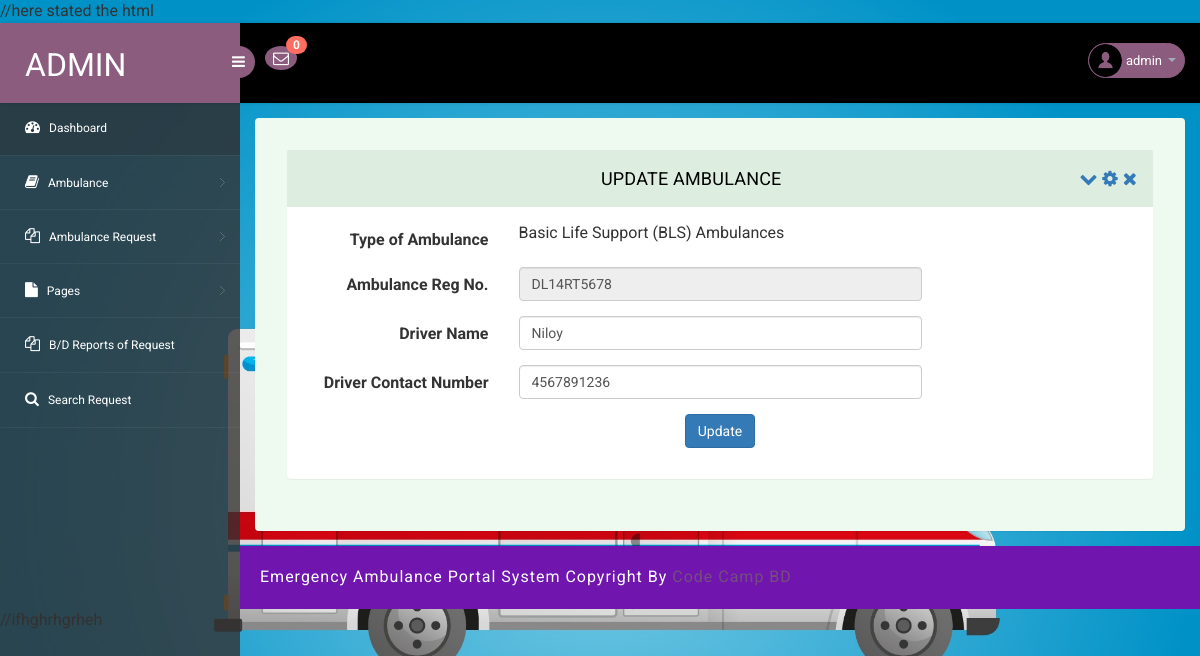
Screenshot of /admin/edit-ambulance.php?editid=1 (signed in) with the database file from the repository.
### tables this page shows
CREATE TABLE `tblambulance` (
  `ID` int(11) NOT NULL,
  `AmbulanceType` varchar(250) DEFAULT NULL,
  `AmbRegNum` varchar(250) DEFAULT NULL,
  `DriverName` varchar(250) DEFAULT NULL,
  `DriverContactNumber` bigint(20) DEFAULT NULL,
  `CreationDate` timestamp NULL DEFAULT current_timestamp(),
  `Status` varchar(250) DEFAULT NULL,
  `UpdationDate` timestamp NULL DEFAULT NULL ON UPDATE current_timestamp()
);

### admin/edit-ambulance.php (the view, shortened to what this page needs)
<?php
include('includes/dbconnection.php');
if (strlen($_SESSION['eahpaid']==0)) {
  header('location:logout.php');
  } else{
  ?>
<!DOCTYPE html>
<head>
<link rel="stylesheet" href="css/bootstrap.min.css" >
<link href="css/style.css" rel='stylesheet' type='text/css' />
<link href="css/style-responsive.css" rel="stylesheet"/>
<link rel="stylesheet" href="css/font.css" type="text/css"/>
<link href="css/font-awesome.css" rel="stylesheet">
</head>
<body>
<section id="container">
<?php include_once('includes/header.php');?>
<?php include_once('includes/sidebar.php');?>
<section id="main-content">
	<section class="wrapper">
		<div class="form-w3layouts">
            <div class="row">
                <div class="col-lg-12">
                    <section class="panel">
                        <header class="panel-heading">
                            Update Ambulance
                            <span class="tools pull-right">
                                <a class="fa fa-chevron-down" href="javascript:;"></a>
                                <a class="fa fa-cog" href="javascript:;"></a>
                                <a class="fa fa-times" href="javascript:;"></a>
                             </span>
                        </header>
                        <div class="panel-body">
                            <div class="form">
                                <form class="cmxform form-horizontal " method="post" action="">
                                    <?php
 $cid=$_GET['editid'];
$ret=mysqli_query($con,"select * from tblambulance where ID='$cid'");
while ($row=mysqli_fetch_array($ret)) {
?>
                                    <div class="form-group ">
                                        <label for="adminname" class="control-label col-lg-3">Type of Ambulance</label>
                                        <div class="col-lg-6">
                                             <?php   $atype=$row['AmbulanceType'];
                 if($atype=="1"){ ?>
                  <p>Basic Life Support (BLS) Ambulances</p>
                <?php } elseif($atype=="2"){ ?>
                  <p>Advanced Life Support (ALS) Ambulances</p>
                <?php } elseif($atype=="3"){ ?>
                   <p>Non-Emergency Patient Transport Ambulances</p>
                   <?php } elseif($atype=="4"){ ?>
                     <p>Boat Ambulance</p>
                     <?php } ?>
                                        </div>
                                    </div>
                                    <div class="form-group ">
                                        <label for="adminname" class="control-label col-lg-3">Ambulance Reg No.</label>
                                        <div class="col-lg-6">
                                            <input class=" form-control" id="ambregnum" name="ambregnum" type="text" readonly="true" value="<?php  echo $row['AmbRegNum'];?>">
                                        </div>
                                    </div>
                                    <div class="form-group ">
                                        <label for="adminname" class="control-label col-lg-3">Driver Name</label>
                                        <div class="col-lg-6">
                                            <input class=" form-control" id="dname" name="dname" type="text" required="true" value="<?php  echo $row['DriverName'];?>">
                                        </div>
                                    </div>
                                     <div class="form-group ">
                                        <label for="adminname" class="control-label col-lg-3">Driver Contact Number</label>
                                        <div class="col-lg-6">
                                            <input class=" form-control" id="dconnum" name="dconnum" type="text" required="true" value="<?php  echo $row['DriverContactNumber'];?>" maxlength="10" pattern="[0-9]+">
                                        </div>
                                    </div>
                                    <?php } ?>
                                    <div class="form-group">
                                        <div class="col-lg-offset-3 col-lg-6">
                                          <p style="text-align: center;"> <button class="btn btn-primary" type="submit" name="submit">Update</button></p>
                                        </div>
                                    </div>
                                </form>
                            </div>
                        </div>
                    </section>
                </div>
            </div>
        </div>
</section>
		  <?php include_once('includes/footer.php');?>
</section>
</section>
</body>
</html>
<?php }  ?>

### admin/includes/header.php (shortened to what this page needs)
<?php
include('includes/dbconnection.php');
?>
<header class="header fixed-top clearfix">
<div class="brand">
    <a href="dashboard.php" class="logo">
        Admin
    </a>
    <div class="sidebar-toggle-box">
        <div class="fa fa-bars"></div>
    </div>
</div>
<div class="nav notify-row" id="top_menu">
    <ul class="nav top-menu">
<?php
$ret1=mysqli_query($con,"select * from tblambulancehiring
 where   (tblambulancehiring.Status is null || tblambulancehiring.Status='')");
$num=mysqli_num_rows($ret1);
?>
        <li id="header_inbox_bar" class="dropdown">
            <a data-toggle="dropdown" class="dropdown-toggle" href="#">
                <i class="fa fa-envelope-o"></i>
                <span class="badge bg-important"><?php echo $num;?></span>
            </a>
        </li>
    </ul>
</div>
<div class="top-nav clearfix">
    <ul class="nav pull-right top-menu">
        <li class="dropdown">
            <a data-toggle="dropdown" class="dropdown-toggle" href="#">
                <?php
$adid=$_SESSION['eahpaid'];
$ret=mysqli_query($con,"select AdminName from tbladmin where ID='$adid'");
$row=mysqli_fetch_array($ret);
$name=$row['AdminName'];
?>
                <img alt="" src="images/2.png">
                <span class="username"><?php echo $name; ?></span>
                <b class="caret"></b>
            </a>
        </li>
    </ul>
</div>
</header>

### admin/css/style.css (style rules this page uses)
ul, ol { margin: 0; }
p { margin: 0; }
html, body { font-family: 'Roboto', sans-serif; font-size: 100%; overflow-x: hidden; background: url(../images/bg.jpg) no-repeat 0px 0px; background-size:cover; }
body a { transition: 0.5s all ease; -webkit-transition: 0.5s all ease; -moz-transition: 0.5s all ease; -o-transition: 0.5s all ease; -ms-transition: 0.5s all ease; text-decoration:none; }
p { margin:0; }
ul,label { margin:0; padding:0; }
#main-content { margin-left:240px; -webkit-transition:all .3s ease-in-out; -moz-transition:all .3s ease-in-out; -o-transition:all .3s ease-in-out; transition:all .3s ease-in-out; }
.header { left:0; right:0; z-index:1002; background:#000; -webkit-transition:all .3s ease-in-out; -moz-transition:all .3s ease-in-out; -o-transition:all .3s ease-in-out; transition:all .3s ease-in-out; }
.fixed-top { position:fixed; box-shadow:1px 0 3px rgba(0,0,0,.15); }
.wrapper { display:inline-block; margin-top:80px; padding:15px; width:100%; }
.brand { background:#8b5c7e; float:left; width:240px; height:80px; position:relative; }
a.logo { font-size:32px; color:#fff; float:left; margin:20px 0 0 25px; text-transform:uppercase; }
#top_menu .nav>li,ul.top-menu>li { float:left; }
.notify-row { float:left; margin-top:23px; margin-left:25px; }
ul.top-menu { margin-right:15px; margin-top: 0; }
ul.top-menu > li > a { color: #fff; font-size: 16px; background: #8b5c7e; padding: 4px 8px; margin-right: 15px; border-radius: 50%; -webkit-border-radius: 50%; padding-right: 8px !important; }
.notify-row .badge { position:absolute; right:-10px; top:-10px; z-index:100; }
.top-nav { margin-top:20px; }
.top-nav img { border-radius:50%; -webkit-border-radius:50%; width:33px; }
.top-nav .username { font-size:13px; color:#fff; }
.top-nav ul.top-menu>li>a { border-radius: 100px; -webkit-border-radius: 100px; padding: 0px; background: none; margin-right: 0; border: 1px solid #8b5c7e; background: #8b5c7e; }
.top-nav ul.top-menu>li { margin-left:10px; }
.top-nav .nav .caret { border-bottom-color:#A4AABA; border-top-color:#A4AABA; }
.sidebar-toggle-box { float:left; margin-top:23px; margin-left:-15px; background:#8b5c7e; border-radius:50%; -webkit-border-radius:50%; width:32px; height:32px; position:absolute; right:-15px; }
.sidebar-toggle-box .fa-bars { cursor:pointer; display:inline-block; font-size:15px; padding:8px 8px 8px 9px; color:#fff; }
.panel-heading { position: relative; height: 57px; line-height: 57px; letter-spacing: 0.2px; color: #000; font-size: 18px; font-weight: 400; padding: 0 16px; background:#ddede0; border-top-right-radius: 2px; border-top-left-radius: 2px; text-transform: uppercase; text-align: center; }
.panel { border: none ! important; }
.form-w3layouts { background: #eef9f0; padding: 2em; border-radius: 4px; -webkit-box-shadow: 0 1px 1px rgba(0,0,0,.05); box-shadow: 0 1px 1px rgba(0,0,0,.05); }
.badge.bg-important { background: #ff6c60; }

### rows the page displays
tblambulance: AmbulanceType "Basic Life Support (BLS) Ambulances", ambregnum "DL14RT5678", dname "Niloy", dconnum "4567891236"

### other values shown
$num "0"
$name "admin"
